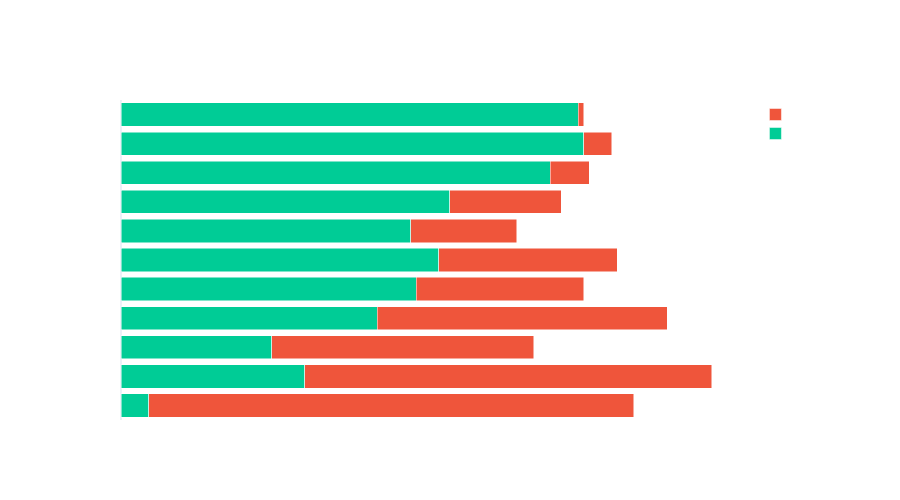

The code cell stored with this chart in its notebook:
### Markdown cell above
**Nutritional Values by Traffic Status Findings:**

Comparing the box plots across high-traffic and not-high-traffic recipes reveals:

- **Calories:** The distributions are broadly similar between the two groups, with overlapping medians and interquartile ranges. Calories alone do not appear to be a strong differentiator of high traffic.
- **Carbohydrate:** Similar overlap between groups, suggesting carbohydrate content is not strongly predictive on its own.
- **Sugar:** Again, largely overlapping distributions. Sugar content does not show a clear separation between high and low traffic recipes.
- **Protein:** The distributions are also similar, though there may be subtle differences worth investigating in the correlation analysis below.

**Overall takeaway:** The nutritional features individually show **weak separation** between high-traffic and not-high-traffic recipes. This suggests that traffic is likely driven more by **recipe category** than by nutritional composition alone. However, these features may still contribute predictive value when combined in a multivariate model.

### Code cell
# Multi-Variable Chart 2: High traffic rate by category
cat_traffic = traffic_df.groupby('category')['high_traffic'].agg(['sum', 'count']).reset_index()
cat_traffic.columns = ['category', 'high_traffic_count', 'total_count']
cat_traffic['high_traffic_rate'] = cat_traffic['high_traffic_count'] / cat_traffic['total_count'] * 100
cat_traffic['not_high_count'] = cat_traffic['total_count'] - cat_traffic['high_traffic_count']
cat_traffic = cat_traffic.sort_values('high_traffic_rate', ascending=True)

fig = go.Figure()
fig.add_trace(go.Bar(
    y=cat_traffic['category'],
    x=cat_traffic['high_traffic_count'],
    name='High Traffic',
    orientation='h',
    marker_color='#00CC96'
))
fig.add_trace(go.Bar(
    y=cat_traffic['category'],
    x=cat_traffic['not_high_count'],
    name='Not High Traffic',
    orientation='h',
    marker_color='#EF553B'
))
fig.update_layout(
    barmode='stack',
    title='High Traffic vs Not High Traffic by Category',
    xaxis_title='Number of Recipes',
    yaxis_title='Category',
    template='plotly_white',
    height=500
)

fig.update_layout(paper_bgcolor='rgba(0,0,0,0)', plot_bgcolor='rgba(0,0,0,0)', font=dict(color='white'),
    xaxis=dict(gridcolor='rgba(255,255,255,0.69)'),
    yaxis=dict(gridcolor='rgba(255,255,255,0.69)')
)

fig.write_image('notebook_images/plot_images/traffic_by_category.png', scale=2)
fig.show()

### Figure 1 — Plotly figure (JSON) as saved in the notebook; plotly's stock layout.template omitted (floating-point values rounded to 4 significant figures)
{"data": [{"marker": {"color": "#00CC96"}, "name": "High Traffic", "orientation": "h", "x": [5, 33, 27, 46, 53, 57, 52, 59, 77, 83, 82], "y": ["Beverages", "Breakfast", "Chicken", "Chicken Breast", "Dessert", "Lunch/Snacks", "One Dish Meal", "Meat", "Pork", "Potato", "Vegetable"], "type": "bar"}, {"marker": {"color": "#EF553B"}, "name": "Not High Traffic", "orientation": "h", "x": [87, 73, 47, 52, 30, 32, 19, 20, 7, 5, 1], "y": ["Beverages", "Breakfast", "Chicken", "Chicken Breast", "Dessert", "Lunch/Snacks", "One Dish Meal", "Meat", "Pork", "Potato", "Vegetable"], "type": "bar"}], "layout": {"barmode": "stack", "title": {"text": "High Traffic vs Not High Traffic by Category"}, "xaxis": {"title": {"text": "Number of Recipes"}, "gridcolor": "rgba(255,255,255,0.69)"}, "yaxis": {"title": {"text": "Category"}, "gridcolor": "rgba(255,255,255,0.69)"}, "height": 500, "font": {"color": "white"}, "paper_bgcolor": "rgba(0,0,0,0)", "plot_bgcolor": "rgba(0,0,0,0)"}}
